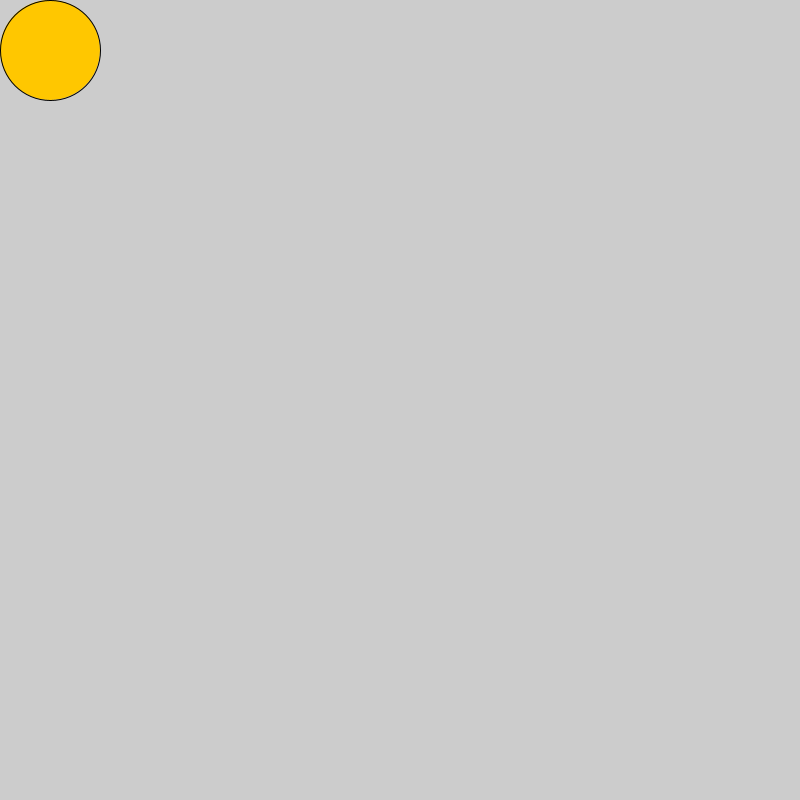
Frame 1 (no input)
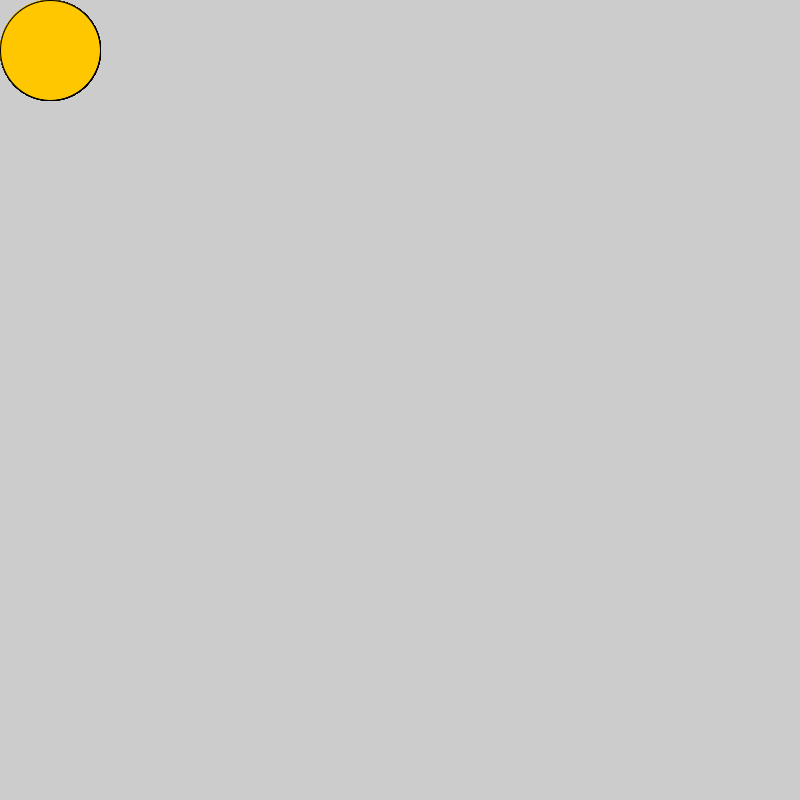
Frame 60 (the mouse pressed at the canvas centre just before this capture)
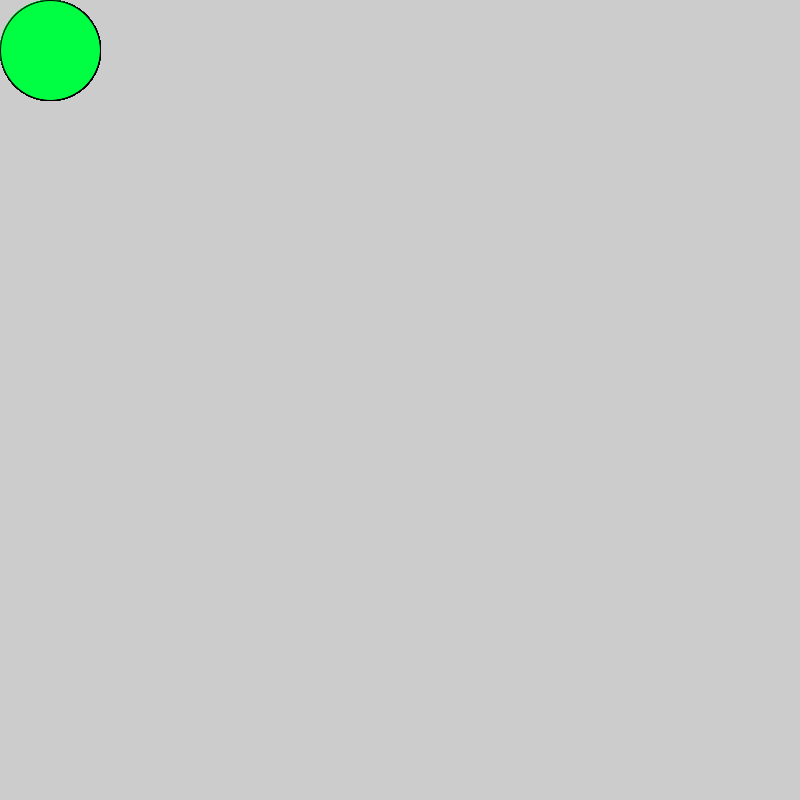
Frame 120 (the mouse held since frame 60 and released just before this capture)

The Processing sketch that drew these frames (run headless with seeded random() and noise(); from frame 60 on, the mouse is pressed at the canvas centre):

// Processing sketch: Color_Switch_Dot
// ── Color_Switch_Dot.pde
void setup(){
  size(800,800);
  
  
  
}
void draw(){
  fill(255,199,0);
  if(mousePressed){
  fill(0,255,66); 
  }
  
 
  
  ellipse(50,50,100,100);
  
  } 
  
  
